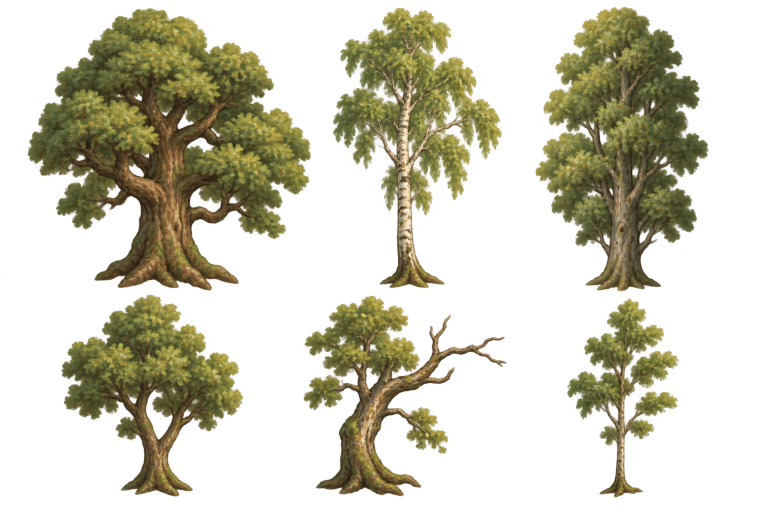
#> input picture art-direction/woodland-environment-batch/sources/trees.png, 1536 x 1024 px (shown at 1/2 size); its folder holds only this picture in this run
$ python build_review.py
#> lines starting #> are read from the running program, lines starting #| are printed output that depends on the picture
#!/usr/bin/env python3
"""Package generated artwork as editable modules and assemble batch review images.

Mechanical cropping, export scaling and review layout only; retain source RGBA.
No alpha cleanup, repainting, runtime import or product validation occurs here.
"""
from io import BytesIO
from collections import deque
from pathlib import Path
import hashlib
import json
import zipfile
from xml.etree.ElementTree import Element, SubElement, tostring

from PIL import Image, ImageDraw, ImageFont

ROOT = Path(__file__).resolve().parent
FONT_PATH = '/System/Library/Fonts/Supplemental/Arial.ttf'
FONT = ImageFont.truetype(FONT_PATH, 22)
SMALL = ImageFont.truetype(FONT_PATH, 17)
FAMILIES = {
    'trees': ['Mature oak', 'Birch', 'Upright beech', 'Young oak', 'Weathered tree', 'Sapling'],
    'shrubs': ['Rounded shrub', 'Hazel bush', 'Spreading bramble', 'Dark shrub', 'Twiggy shrub',
               'Leaning bush', 'Young shoots', 'Shade bush', 'Sparse scrub'],
    'fallen-wood': ['Broken log', 'End-grain log', 'Hollow log', 'Broad stump', 'Jagged stump',
                    'Root snag', 'Forked branch', 'Curved branch', 'Stick cluster'],
    'rocks': ['Mossy boulder', 'Angular boulder', 'Flat stone', 'Split rock', 'Smooth stone',
              'Rock pair', 'Stone cluster', 'Pebble scatter', 'Small crag'],
    'environmental-details': ['Small fern', 'Broad fern', 'Dry grass', 'Fresh grass',
                              'Leaf cluster', 'Leaf scatter', 'Moss cushion', 'Mushrooms', 'Groundcover'],
}
# Proposed visible heights at 1280x720; review choices, not approved runtime geometry.
HEIGHTS = {
    'trees': [420, 400, 440, 280, 310, 260],
    'shrubs': [88, 140, 80, 90, 110, 130, 72, 80, 56],
    'fallen-wood': [92, 100, 72, 90, 150, 90, 64, 64, 40],
    'rocks': [140, 160, 72, 120, 100, 90, 72, 40, 64],
    'environmental-details': [56, 72, 48, 44, 22, 24, 32, 36, 28],
}
CELLS = {
    'trees': [(20,0,650,584),(640,0,1030,584),(1056,0,1536,584),
              (80,584,550,1024),(580,584,1056,1024),(1100,584,1536,1024)],
    'shrubs': [(0,0,475,365),(475,0,950,367),(940,0,1536,365),
               (0,365,475,690),(475,367,950,690),(960,365,1536,700),
               (0,690,475,1024),(475,695,950,1024),(960,705,1536,1024)],
    'fallen-wood': [(0,0,555,370),(570,0,1068,360),(1090,0,1536,370),
                    (0,380,535,700),(550,330,1030,704),(1040,380,1536,704),
                    (0,710,520,1024),(530,710,1060,1024),(1080,710,1536,1024)],
    'rocks': [(0,0,512,370),(512,0,1024,370),(1024,0,1536,370),
              (0,375,512,715),(512,375,1024,715),(1024,375,1536,715),
              (0,730,512,1024),(512,730,1024,1024),(1024,730,1536,1024)],
    'environmental-details': [(0,0,512,375),(520,0,1050,375),(1090,0,1536,375),
                              (0,400,512,700),(520,400,1024,700),(1024,400,1536,700),
                              (0,695,512,1024),(512,710,1024,1024),(1024,710,1536,1024)],
}


def isolate_connected_module(crop):
    """Separate a tree/bush/wood module from neighboring sheet-cell intrusions."""
    w, h = crop.size
    mask = bytearray(1 if a else 0 for a in crop.getchannel('A').tobytes())
    largest = []
    for k in range(w*h):
        if not mask[k]:
            continue
        mask[k] = 0
        queue, component = deque([k]), []
        while queue:
            v = queue.popleft()
            component.append(v)
            y, x = divmod(v, w)
            adjacent = ([v-1] if x else []) + ([v+1] if x<w-1 else [])
            adjacent += ([v-w] if y else []) + ([v+w] if y<h-1 else [])
            for n in adjacent:
                if mask[n]:
                    mask[n] = 0
                    queue.append(n)
        if len(component) > len(largest):
            largest = component
    selector = bytearray(w*h)
    for v in largest:
        selector[v] = 255
    return Image.composite(crop, Image.new('RGBA', crop.size), Image.frombytes('L', crop.size, bytes(selector)))


def png_bytes(im):
    buf = BytesIO()
    im.save(buf, format='PNG')
    return buf.getvalue()


def write_master(im, path, name):
    """OpenRaster with preserved source paint and a separate blank correction layer."""
    xml = Element('image', w=str(im.width), h=str(im.height), name=name, version='0.0.3')
    stack = SubElement(xml, 'stack')
    for title, src in [('Corrections', 'data/corrections.png'), ('Source paint', 'data/source.png')]:
        SubElement(stack, 'layer', name=title, src=src, x='0', y='0', opacity='1.0',
                   visibility='visible', **{'composite-op': 'svg:src-over'})
    with zipfile.ZipFile(path, 'w') as out:
        out.writestr('mimetype', 'image/openraster', compress_type=zipfile.ZIP_STORED)
        out.writestr('stack.xml', tostring(xml))
        out.writestr('data/source.png', png_bytes(im))
        out.writestr('data/corrections.png', png_bytes(Image.new('RGBA', im.size)))
        out.writestr('mergedimage.png', png_bytes(im))


def main():
    for folder in ['masters', 'exports', 'review']:
        (ROOT / folder).mkdir(exist_ok=True)
    assets = []
    sprites = {}
    for family, names in FAMILIES.items():
        source = ROOT / 'sources' / f'{family}.png'
        sheet = Image.open(source).convert('RGBA')
#> sheet is the input picture: PIL image 1536x1024 RGBA; mean R, G, B, A 84.4, 78.8, 38.5, 85.8
        board = Image.new('RGB', (1536, 1160), '#e8e3d5')
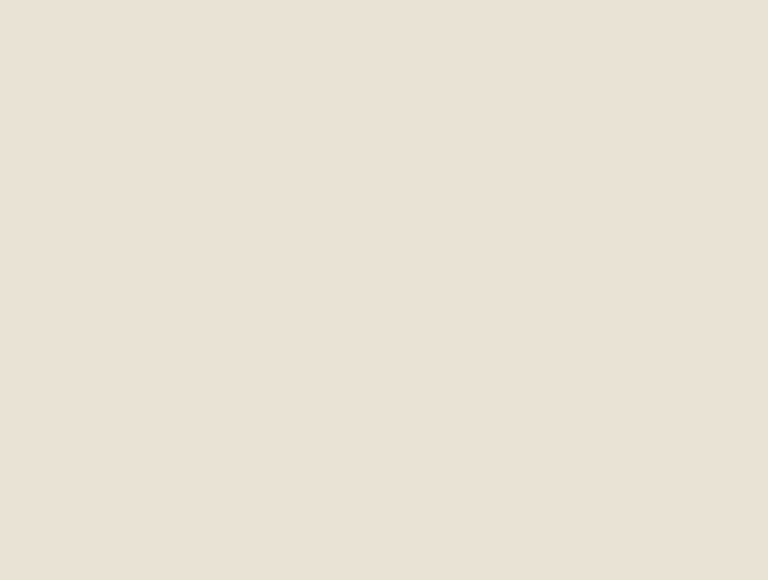
#> board: PIL image 1536x1160 RGB (shown at 1/2 size); mean R, G, B 232, 227, 213
        draw = ImageDraw.Draw(board)
        draw.text((24, 14), f'{family.upper()} — batch 01 / artwork series', fill='#1a201d', font=FONT)
        draw.text((24, 45), 'Enlarged artwork for detail review. Proposed game scale appears in the compositions.',
                  fill='#454a40', font=SMALL)
        for i, name in enumerate(names):
            row, col = divmod(i, 3)
            crop = sheet.crop(CELLS[family][i])
            if family in ('trees', 'shrubs', 'fallen-wood'):
                crop = isolate_connected_module(crop)
            bounds = crop.getchannel('A').getbbox()
            paint = crop.crop(bounds)
            wanted = HEIGHTS[family][i]
            width = max(2, round(paint.width / paint.height * wanted))
            # Exact 2x master dimensions; the generated source remains untouched.
            master = paint.resize((width * 2, wanted * 2), Image.Resampling.LANCZOS)
            export = master.resize((width, wanted), Image.Resampling.LANCZOS)
            asset_id = f'{family}-{i+1:02d}'
            master_path = ROOT / 'masters' / f'{asset_id}.ora'
            export_path = ROOT / 'exports' / f'{asset_id}.png'
            write_master(master, master_path, name)
            export.save(export_path)
            sprites[asset_id] = export
            assets.append({'id': asset_id, 'name': name, 'source': str(source.relative_to(ROOT)),
                           'source_cell': CELLS[family][i],
                           'source_alpha_bounds_in_cell': bounds, 'master': str(master_path.relative_to(ROOT)),
                           'export': str(export_path.relative_to(ROOT)), 'size': list(export.size),
                           'proposed_pivot': [width//2, wanted-1], 'pivot_status': 'provisional',
                           'sha256': hashlib.sha256(export_path.read_bytes()).hexdigest()})
            cell_h = 530 if family == 'trees' else 350
            x, y = col * 512, 88 + row * cell_h
            preview = paint.copy()
            preview.thumbnail((464, cell_h-65), Image.Resampling.LANCZOS)
            board.paste(preview, (x + (512-preview.width)//2, y), preview)
            draw.text((x+18, y+cell_h-48), f'{asset_id}: {name}', fill='#1a201d', font=SMALL)
#> this loop made 6 passes
#> bounds on passes 1 to 6: (27, 11, 609, 584), (15, 0, 373, 582), (0, 0, 371, 584), (33, 0, 422, 413), (21, 3, 443, 413), (23, 0, 263, 420)
#> pass 1, in main, `crop = sheet.crop(CELLS[family][i])`:
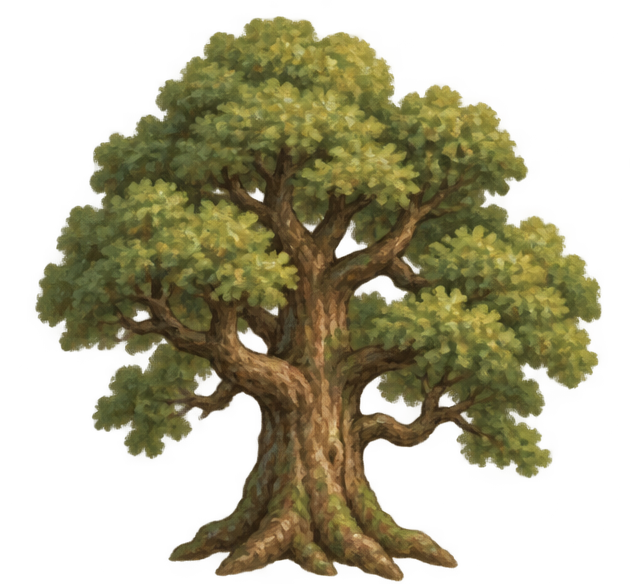
#> crop: PIL image 630x584 RGBA; mean R, G, B, A 91.2, 85, 40.5, 126.8; transparent parts drawn white
#> pass 1, in main, `paint = crop.crop(bounds)`:
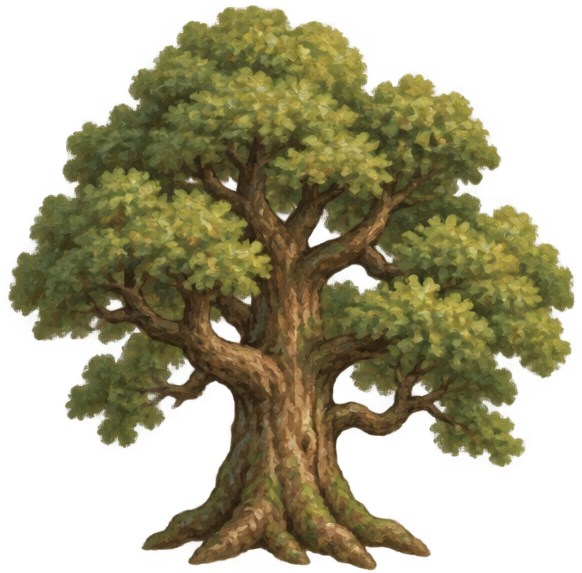
#> paint: PIL image 582x573 RGBA; mean R, G, B, A 67.9, 62.6, 31, 139.9; transparent parts drawn white
#> after the loop:
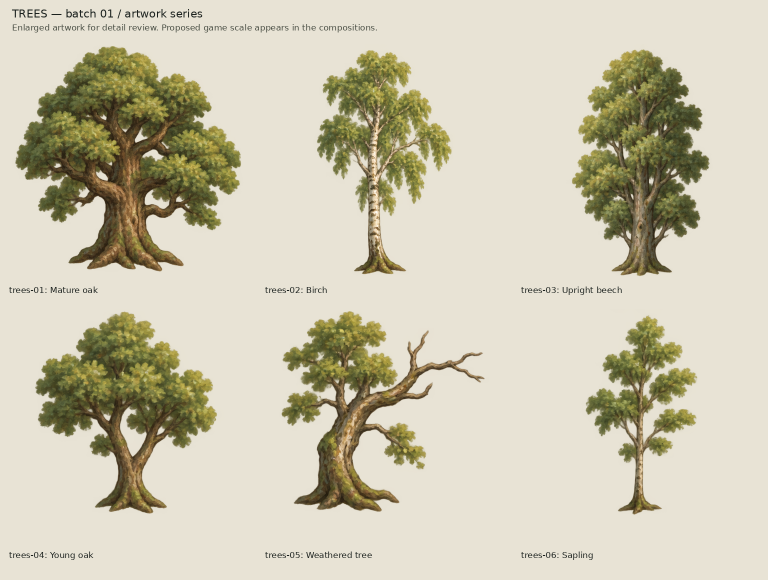
#> board: PIL image 1536x1160 RGB (shown at 1/2 size); mean R, G, B 204.3, 198.9, 177
#> after the loop:
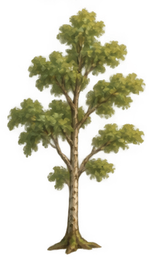
#> export: PIL image 149x260 RGBA; mean R, G, B, A 53.4, 50, 23.1, 76.5; transparent parts drawn white
#> after the loop:
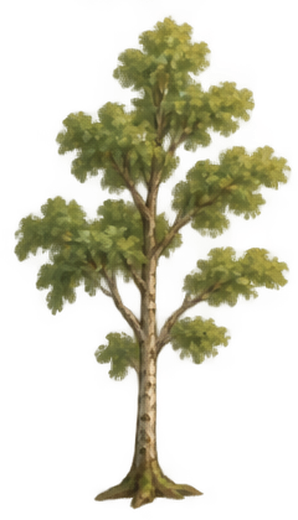
#> master: PIL image 298x520 RGBA; mean R, G, B, A 53.9, 50.3, 23.4, 76.5; transparent parts drawn white
#> after the loop, assets = 6 items; sprites = 6 items
        board.save(ROOT / 'review' / f'{family}.png')

    for composition, placements in {
        'woodland-edge': [('trees-01',280,570), ('trees-02',1040,520), ('trees-04',1130,690),
                          ('shrubs-02',160,650), ('shrubs-03',430,580), ('rocks-01',920,660),
                          ('fallen-wood-01',580,680), ('environmental-details-01',850,650),
                          ('environmental-details-04',420,660), ('environmental-details-06',670,560)],
        'quiet-understory': [('trees-05',250,470), ('trees-06',1110,460), ('shrubs-05',460,460),
                             ('shrubs-08',980,570), ('fallen-wood-03',650,470), ('fallen-wood-05',340,630),
                             ('rocks-03',780,610), ('rocks-07',1130,660),
                             ('environmental-details-02',180,650), ('environmental-details-07',620,620),
                             ('environmental-details-08',880,530), ('environmental-details-09',460,650)],
    }.items():
        canvas = Image.new('RGBA', (1280,720), '#8b9568')
        for asset_id, x, y in sorted(placements, key=lambda item: item[2]):
            sprite = sprites[asset_id]
            canvas.alpha_composite(sprite, (x-sprite.width//2, y-sprite.height))
        draw = ImageDraw.Draw(canvas)
        draw.text((24,18), f'{composition} / proposed game-scale arrangement', fill='#1a201d', font=FONT)
        draw.rectangle((550,68,704,240), fill='#e8e3d5')
        draw.line([(564,82),(564,226)], fill='#454a40', width=4)
        draw.text((576,105), '144 px\ncharacter\nheight', fill='#1a201d', font=SMALL)
        canvas.convert('RGB').save(ROOT / 'review' / f'{composition}.png')
    approved = (ROOT/'owner-acceptance.json').exists()
    (ROOT/'inventory.json').write_text(json.dumps({'status':'owner-approved artwork' if approved else 'awaiting collective artwork review',
        'generator':'built-in image_gen', 'asset_count':len(assets),
        'validation':'See validation.json for consolidated checks; runtime imports remain out of scope.' if approved else 'deferred until owner feedback',
        'notes':'Source paint retained; ORA correction layers blank; scale and pivots provisional.',
        'assets':assets}, indent=2)+'\n')
    print(f'Packaged {len(assets)} modules, 42 OpenRaster masters, five family boards and two compositions.')


if __name__ == '__main__':
#> (the run stopped early here; a loop or call above may not have finished)
